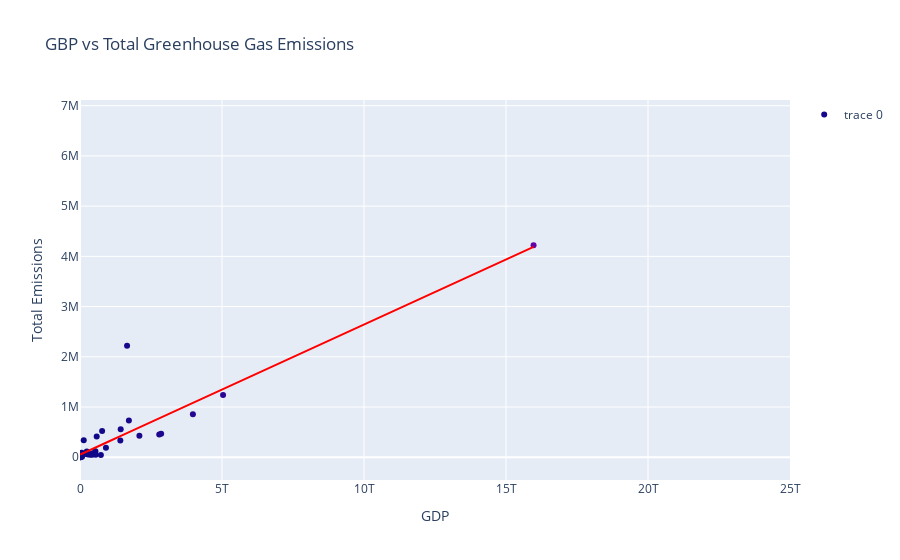

Notebook source saved alongside this figure:
### Markdown cell above
# Plotting

### Code cell
fig = go.Figure(data=go.Scatter(x = combined_df["GDP"], 
y = combined_df["Total"], 
text = combined_df["Country"],
mode='markers',
marker_color=combined_df['GDP']))

fig.update_layout(title='GBP vs Total Greenhouse Gas Emissions', 
        xaxis_title = "GDP", 
        yaxis_title = "Total Emissions")
fig.update_xaxes(range = [0, 2.5e13])

trendline = px.scatter(combined_df, x = "GDP", y = "Total", trendline = "ols")
trendline = trendline.data[1]

fig.add_trace(go.Scatter(trendline,mode='lines', line=dict(color="red")))

fig.show()

### Figure 1 — Plotly figure (JSON) as saved in the notebook; plotly's stock layout.template omitted (floating-point values rounded to 4 significant figures; data arrays with more than 128 entries replaced by an {"elided": "..."} marker saying what was removed)
{"data": [{"marker": {"color": {"elided": "269 float values"}}, "mode": "markers", "text": {"elided": "269 str values"}, "type": "scatter", "x": {"elided": "269 float values"}, "y": {"elided": "269 float values"}}, {"hovertemplate": "<b>OLS trendline</b><br>Total = 2.59093e-07 * GDP + 51787.6<br>R<sup>2</sup>=0.832098<br><br>GDP=%{x}<br>Total=%{y} <b>(trend)</b><extra></extra>", "legendgroup": "", "line": {"color": "red"}, "marker": {"color": "#636efa", "symbol": "circle"}, "mode": "lines", "name": "", "showlegend": false, "type": "scatter", "x": [6839000000.0, 7194000000.0, 14860000000.0, 25310000000.0, 26270000000.0, 30470000000.0, 34400000000.0, 53700000000.0, 54140000000.0, 60030000000.0, 61380000000.0, 66230000000.0, 70890000000.0, 130900000000.0, 160400000000.0, 212100000000.0, 212200000000.0, 241500000000.0, 242200000000.0, 275600000000.0, 356800000000.0, 384900000000.0, 437000000000.0, 454900000000.0, 543400000000.0, 555500000000.0, 587400000000.0, 735500000000.0, 778400000000.0, 913600000000.0, 1420000000000.0, 1433000000000.0, 1657000000000.0, 1722000000000.0, 2091000000000.0, 2790000000000.0, 2857000000000.0, 3975000000000.0, 5037000000000.0, 15970000000000.0], "xaxis": "x", "y": [53560.0, 53650.0, 55640.0, 58350.0, 58590.0, 59680.0, 60700.0, 65700.0, 65810.0, 67340.0, 67690.0, 68950.0, 70150.0, 85700.0, 93350.0, 106800.0, 106800.0, 114300.0, 114500.0, 123200.0, 144200.0, 151500.0, 165000.0, 169600.0, 192600.0, 195700.0, 204000.0, 242400.0, 253500.0, 288500.0, 419800.0, 423000.0, 481200.0, 497900.0, 593600.0, 774600.0, 792100.0, 1082000.0, 1357000.0, 4190000.0], "yaxis": "y"}], "layout": {"title": {"text": "GBP vs Total Greenhouse Gas Emissions"}, "xaxis": {"range": [0, 25000000000000], "title": {"text": "GDP"}}, "yaxis": {"title": {"text": "Total Emissions"}}}}
